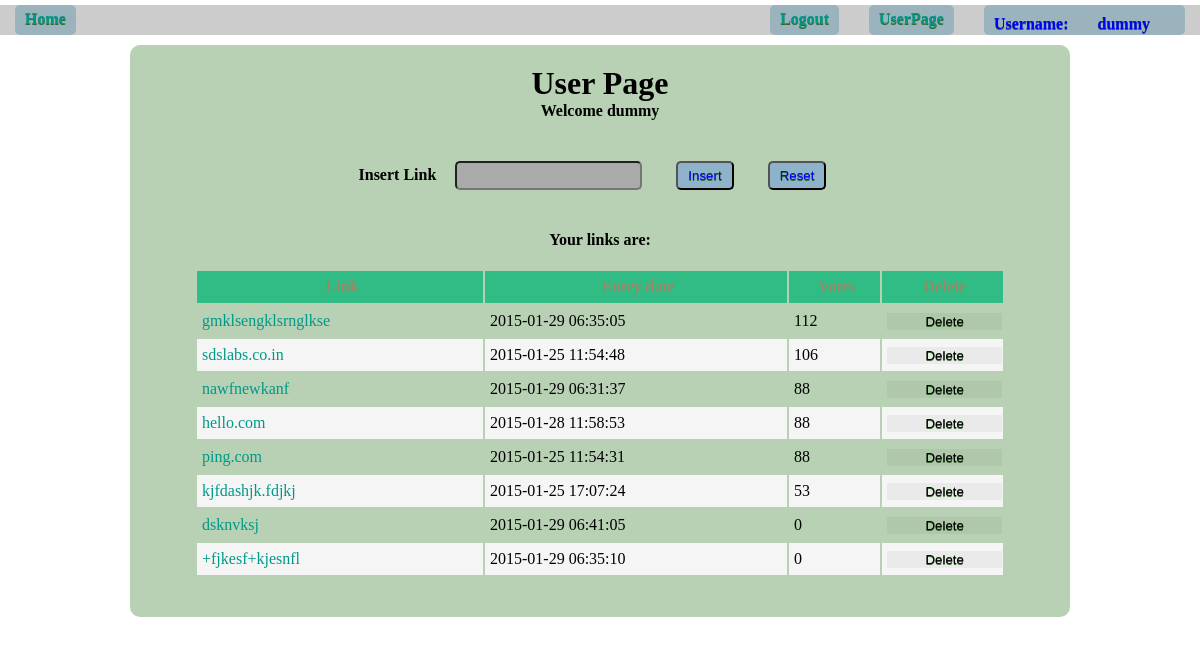
Page /userpage.php (signed in) on the committed database.
### tables this page shows
CREATE TABLE IF NOT EXISTS `links` (
  `linkid` int(10) unsigned NOT NULL AUTO_INCREMENT,
  `userid` int(11) NOT NULL,
  `link` varchar(200) NOT NULL,
  `votes` int(11) NOT NULL,
  `datetime` timestamp NOT NULL DEFAULT CURRENT_TIMESTAMP,
  PRIMARY KEY (`linkid`),
  UNIQUE KEY `link` (`link`)
);

### userpage.php (the view, shortened to what this page needs)
<?php
include ("include.php");
?>
<html>
    <head>
        <?php include("head.php");?>
    </head>
    <body>
        <?php include("topbar.php") ?>
         <div id="main">
             <h1>User Page</h1>
            <p>Welcome <span id="username"><?php echo $_SESSION['username'];?></span></p><br><br>
             <div>
                 <form id="addlink" >
                     <label for="link">Insert Link</label>
                     <input type="text" id="linktoadd" name="link" maxlength="200" required>
                     <input type="submit" name="submit" value="Insert">
                     <input type="reset" id="reset">
                 </form>
             </div>
             <br><br>
            <p>Your links are:</p>
        <?php
            $conn = new mysqli($host, $username, $password,$dbname);
$sqli = "SELECT userid FROM users WHERE username = '{$_SESSION['username']}'";
$result= $conn->query($sqli);
$row = $result->fetch_assoc();
$uid = $row['userid'];
            $sql = "SELECT linkid, link, userid, datetime, votes FROM links where userid='{$uid}' order by votes desc,  datetime desc";
            $result = $conn->query($sql);
            if($result->num_rows > 0)
            {
                echo "<table id=\"links\">\n";
                echo "<tr id=\"tdes\"> <th>Link</th>\n<th>Entry date</th>\n<th>Votes</th>\n<th>Delete</th>\n</tr>\n";
                while($row = $result->fetch_assoc()) {
                    ?>
                    <tr class="linktr" id="<?php echo $row['linkid']?>">
                   <td class="link"><a href="<?php echo $row['link'] ?>"><?php echo $row['link']?></a></td>
                    <td class = "time"><?php echo $row['datetime']?></td>
                        <td class = "votes"><?php echo $row['votes']?></td>
                        <td class="delclass"> <button class="delbut" onclick="dellnk ('<?php echo $row['linkid']?>')">Delete</button></td>
                    </tr>
             <?php
                }
                echo "</table>";
            }
            else
                echo "<p class=\"error\">No links</p>";
        ?>
        </div>
    </body>
</html>

### style.css (style rules this page uses)
* { margin:0px; text-decoration: none; }
body { margin: 0px; text-decoration: none; }
a { color: #098; }
input { box-sizing: border-box; display: inline-block; text-decoration:none; color:#00f; text-decoration:none; text-shadow: 0px 1px 0px #2f6627; margin: 5px 15px; padding: 5px 10px; background-color:#aaa; border-radius: 5px; }
button { box-sizing: border-box; display: inline-block; text-decoration:none; color:#000; text-decoration:none; text-shadow: 0px 1px 0px #2f6627; }
.delbut, .votebut { height:100%; margin:0 auto; width:100%; border:none; cursor:pointer; background-color:rgba(0,0,0,.045); }
#topbar input[type="text"], input[type="text"] { padding: 5px 3px; font-weight: 500; }
#topbar input[type="submit"], input[type="submit"], input[type="reset"] { background-color: #8FB2CB; }
#main { text-align:center; font-weight:600; padding: 20px; border-radius: 10px; min-width: 700px; width: 900px; margin: 10 auto; background: #B8D0B3; }
#tdes { border: solid #444 1px; font-weight: 500; color: #986; background: #31bc86; border-collapse: collapse; }
table { margin: 20px auto; width: 90%; }
tr { height: 2em; }
td, th { padding-left: 5px; }
tbody tr:nth-child(2n-1) { background-color: #f5f5f5; transition: all .125s ease-in-out; }

### rows in the picture
links: link "gmklsengklsrnglkse", datetime "2015-01-29 06:35:05", votes "112"
links: link "sdslabs.co.in", datetime "2015-01-25 11:54:48", votes "106"
links: link "nawfnewkanf", datetime "2015-01-29 06:31:37", votes "88"
links: link "hello.com", datetime "2015-01-28 11:58:53", votes "88"
links: link "ping.com", datetime "2015-01-25 11:54:31", votes "88"
links: link "kjfdashjk.fdjkj", datetime "2015-01-25 17:07:24", votes "53"
links: link "dsknvksj", datetime "2015-01-29 06:41:05", votes "0"
links: link "+fjkesf+kjesnfl", datetime "2015-01-29 06:35:10", votes "0"

### other values in the picture
$_SESSION['username'] "dummy"
